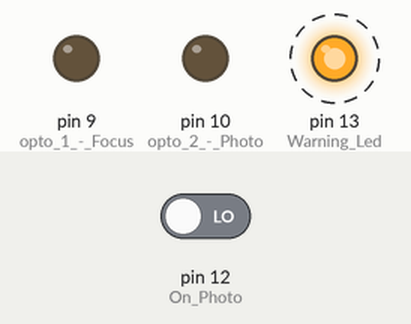
The sketch below on a simulated Arduino Uno, built with avr-gcc and run on an emulated ATmega328P. On the bench: output pins drawn as LEDs (lit = HIGH). Dashed ring = blinking. The inputs (shaded band) are chosen by the test bench; at power-on: pin 12 (On_Photo) LOW.

Above: at 1.25 s.
1.3 s: pin 12 (On_Photo) driven HIGH
At 2.0 s:
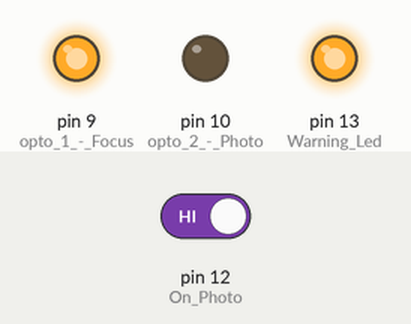
At 3.3 s:
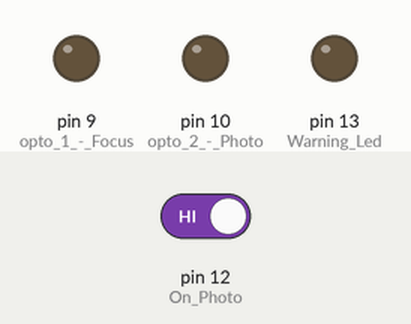
Timing chart, 0 to 4.8 s (numbered marks = the images above; inputs shaded):
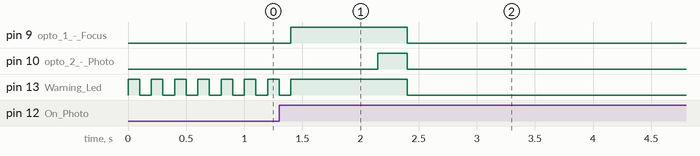

Measured:
- after the input at 1.3 s, pin 9 (opto_1_-_Focus): LOW → HIGH after 0.10 s, → LOW 1.0 s later; pin 10 (opto_2_-_Photo): LOW → HIGH after 0.85 s, → LOW 0.25 s later

The sketch:

Autofoto.pde
```cpp
// Codigo para AutoFoto Shield v1.0!!!
// Version: 1.0
// Jose Maria Urraca - jose.urraca@gmai.com - 2011

// PIN 9 -  Focus pin
// PIN 10 - Foto pin
// PIN 12 - Enable pin (on = 1)
// PIN 13 - "warning" led


  // ZONA CONFIGURABLE --------------------------
  int tiempo = 20;        // Segundos de ciclo completo
  // --------------------------------------------


  // NO TOCAR -----------------------------------
void setup() {
  tiempo = tiempo -1;     // pq cada ciclo añade 1 seg mas aprox
  pinMode(9, OUTPUT);     // opto 1 - Focus
  pinMode(10, OUTPUT);    // opto 2 - Photo
  pinMode(13, OUTPUT);    // Warning Led
  pinMode(12, INPUT);     // On Photo
}

void loop() {
  if (digitalRead(12)) {
        digitalWrite(13, HIGH);  // Luz aviso de foto
        digitalWrite(9, HIGH);   // Focus
        delay(750);              // wait 3/4 sec
        digitalWrite(10, HIGH);  // Photo
        delay(250);              // wait 1/4 sec

        digitalWrite(9, LOW);    // off opto
        digitalWrite(10, LOW);   // off opto
        digitalWrite(13, LOW);   // off aviso
        delay( tiempo * 1000);    // Espera
  } else {
        // Hacemos flash con la luz de aviso
        digitalWrite(13, HIGH);   // aviso
        delay(100);
        digitalWrite(13, LOW);   // off aviso
        delay(100);
  }
}
```
